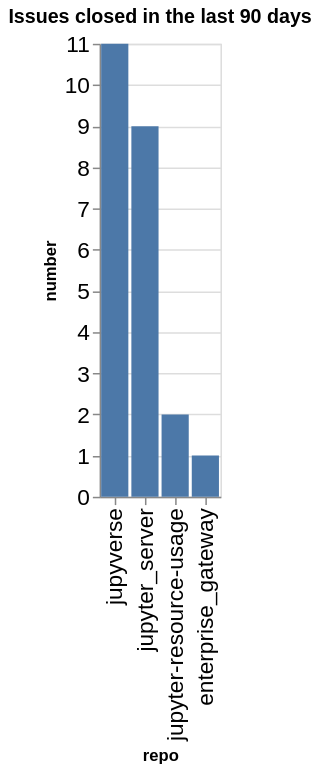

Here is the notebook cell this chart was saved with:
### Code cell
closed_counts = closed.groupby(['org', 'repo']).count()['number'].reset_index()
closed_counts['org/repo'] = closed_counts.apply(lambda a: a['org'] + '/' + a['repo'], axis=1)
sorted_vals = closed_counts.sort_values(['number'], ascending=False)['repo'].values
alt.Chart(data=closed_counts, title=f"Issues closed in the last {n_days} days").mark_bar().encode(
    x=alt.X('repo', sort=alt.Sort(sorted_vals.tolist())),
    y='number',
)

### Figure 1 — Vega-Lite specification as saved in the notebook (floating-point values rounded to 4 significant figures)
{"config": {"axisLeft": {"labelFontSize": 15}, "axisBottom": {"labelFontSize": 15}}, "data": {"name": "data-b998d7f1e53e572612ea1eaa3b3be8f6"}, "mark": {"type": "bar"}, "encoding": {"x": {"field": "repo", "sort": ["jupyverse", "jupyter_server", "jupyter-resource-usage", "enterprise_gateway"], "type": "nominal"}, "y": {"field": "number", "type": "quantitative"}}, "title": "Issues closed in the last 90 days", "$schema": "https://vega.github.io/schema/vega-lite/v5.20.1.json", "datasets": {"data-b998d7f1e53e572612ea1eaa3b3be8f6": [{"org": "jupyter-server", "repo": "enterprise_gateway", "number": 1, "org/repo": "jupyter-server/enterprise_gateway"}, {"org": "jupyter-server", "repo": "jupyter-resource-usage", "number": 2, "org/repo": "jupyter-server/jupyter-resource-usage"}, {"org": "jupyter-server", "repo": "jupyter_server", "number": 9, "org/repo": "jupyter-server/jupyter_server"}, {"org": "jupyter-server", "repo": "jupyverse", "number": 11, "org/repo": "jupyter-server/jupyverse"}]}}
